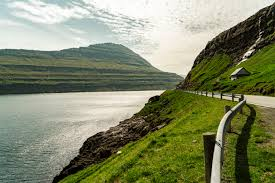
#> input picture sample_images/faroe_island_3.jpg, 275 x 183 px; its folder holds 3 pictures in this run
$ python Binary_mask.py
#> lines starting #> are read from the running program, lines starting #| are printed output that depends on the picture; after the words box and inside, x2 and y2 are one past the last pixel; in counts of white or black regions, pixels touching at a corner belong together
import cv2
import numpy as np
import os
from pathlib import Path
from multiprocessing import Pool, cpu_count
import logging

# logging
logging.basicConfig(
    level=logging.INFO,
    format='%(asctime)s - %(levelname)s - %(message)s'
)

def process_image(image_path):
    """
    Process a single image: read it, create a binary mask, save it, and return pixel count
    """
    # Read image
    img = cv2.imread(str(image_path))
#> img is the input picture: shape (183, 275, 3); mean B, G, R 105.7, 136, 130.3
    if img is None:
        logging.error(f"Failed to read image: {image_path}")
        return 0

    # Create binary mask where all channels > 200
    mask = np.all(img > 200, axis=2).astype(np.uint8) * 255
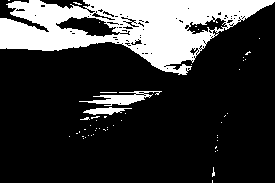
#> mask: shape (183, 275); 22.3% white; 52 white regions (49 under 20 px), largest, box (x1, y1, x2, y2) and area: (0, 0, 275, 75) 10332, (79, 91, 162, 106) 504, (83, 107, 132, 115) 213

    # Create output path
    input_path = Path(image_path)
    output_path = input_path.parent / 'masks' / f'{input_path.stem}_mask.png'
    output_path.parent.mkdir(exist_ok=True)

    # Write mask
    cv2.imwrite(str(output_path), mask)

    # Count white pixels
    white_pixels = np.sum(mask == 255)
#> white_pixels = 11199

    logging.info(f"Processed {image_path}: {white_pixels} bright pixels")
    return white_pixels

def process_directory(input_dir):
    """
    Process all image files in a directory in parallel
    """
    # Get all supported image files
    input_path = Path(input_dir)
    image_files = []

    supported_extensions = {'.jpg', '.jpeg', '.png'}

    # Gather all image files with supported extensions
    for ext in supported_extensions:
        image_files.extend(input_path.glob(f'*{ext}'))

    # Remove any duplicates
    image_files = list(set(image_files))

    if not image_files:
        logging.warning(f"No supported image files found in {input_dir}")
        return

    # Process images in parallel
    num_processes = min(cpu_count(), len(image_files))

    with Pool(num_processes) as pool:
        pixel_counts = pool.map(process_image, image_files)
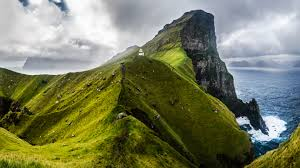
#> input picture sample_images/faroe_island_2.jpg, 300 x 168 px
#> in process_image, img is the input picture: shape (168, 300, 3); mean B, G, R 95.3, 125.3, 121.1
#> in process_image (call 2), `mask = np.all(img > 200, axis=2).astype(np.uint8) * 255`:
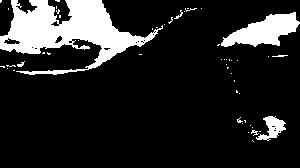
#> mask: shape (168, 300); 14.7% white; 51 white regions (44 under 20 px), largest, box (x1, y1, x2, y2) and area: (0, 0, 163, 75) 5307, (221, 12, 300, 47) 1482, (256, 116, 286, 141) 356
#> in process_image (call 2), `white_pixels = np.sum(mask == 255)`: white_pixels = 7399
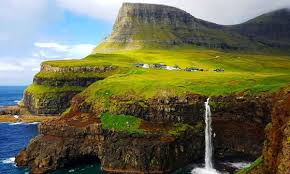
#> input picture sample_images/faroe_island_1.png, 290 x 174 px
#> in process_image, img is the input picture: shape (174, 290, 3); mean B, G, R 80.3, 108.7, 107.9
#> in process_image (call 3), `mask = np.all(img > 200, axis=2).astype(np.uint8) * 255`:
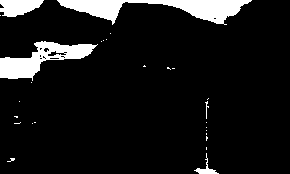
#> mask: shape (174, 290); 9% white; 27 white regions (22 under 20 px), largest, box (x1, y1, x2, y2) and area: (57, 0, 252, 25) 2202, (0, 41, 98, 81) 1600, (0, 0, 44, 17) 540, (194, 153, 219, 174) 124, (205, 101, 209, 119) 24
#> in process_image (call 3), `white_pixels = np.sum(mask == 255)`: white_pixels = 4559
#> pixel_counts = [11199, 7399, 4559]

    # Sum total bright pixels
    total_bright_pixels = sum(pixel_counts)
#> total_bright_pixels = 23157
    logging.info(f"Total bright pixels across all images: {total_bright_pixels}")


if __name__ == '__main__':
    input_directory = './sample_images/'
    process_directory(input_directory)
